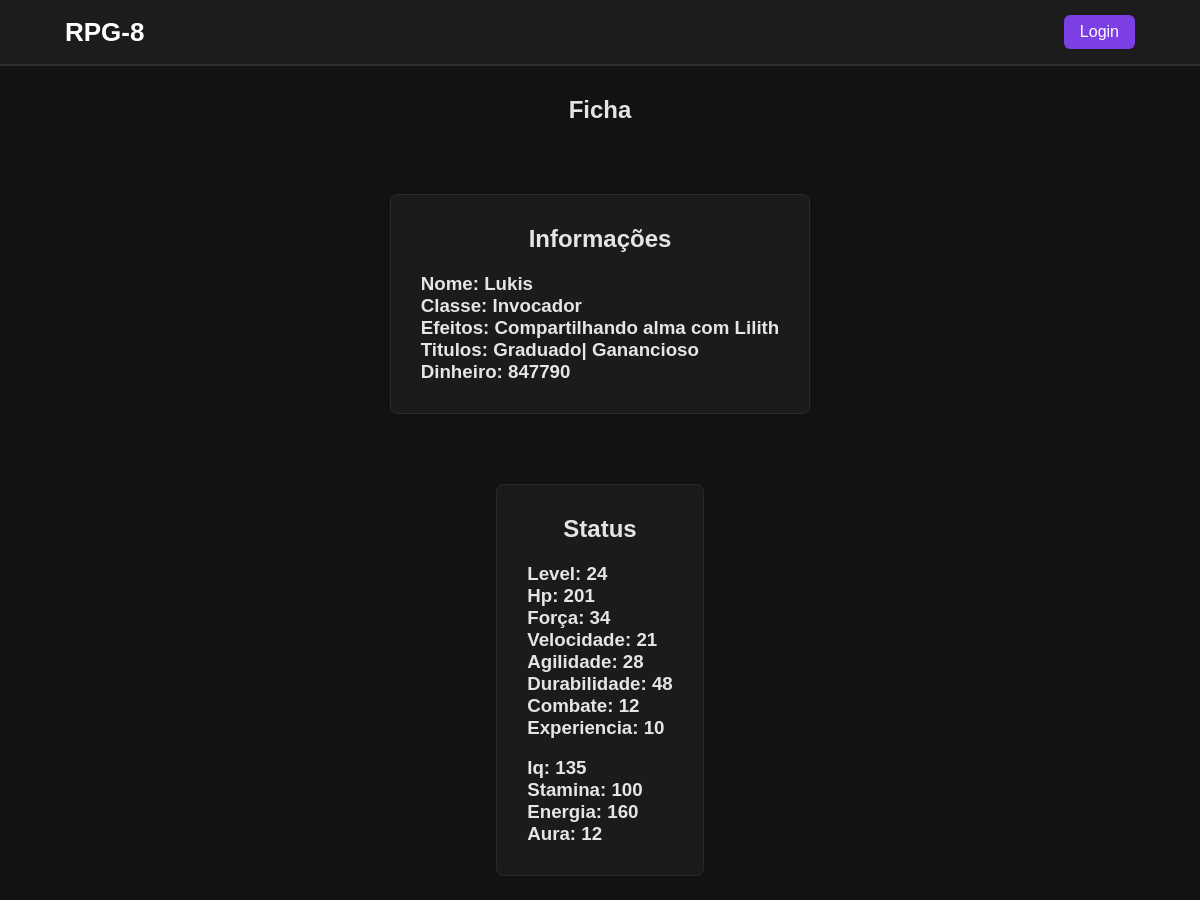
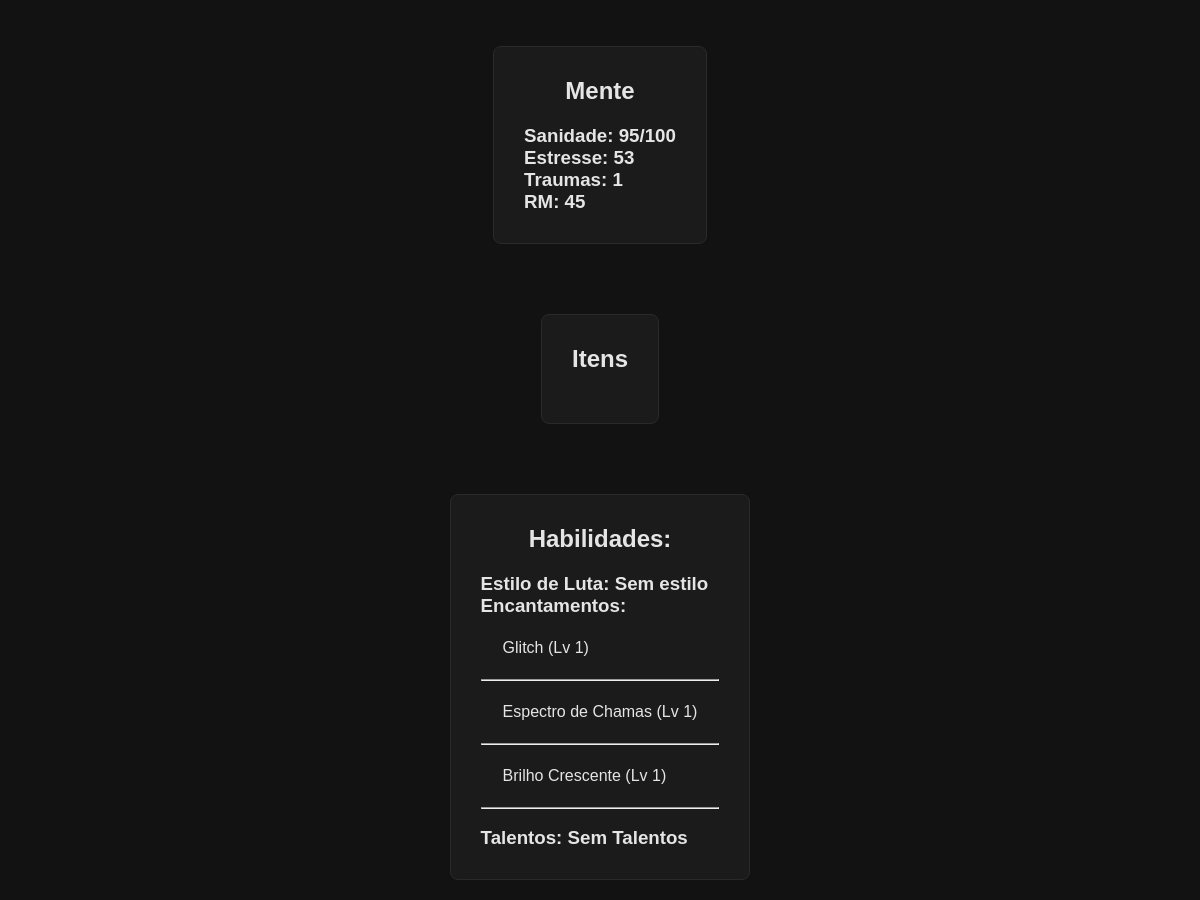
Page /fichaview.php on the committed database (2 pictures, top to bottom).
### tables this page shows
CREATE TABLE player_base (
	id INT auto_increment PRIMARY KEY,
    nome VARCHAR(30) not null,
    id_classe INT,
    foreign key (id_classe) references classes(id),
    efeitos VARCHAR(50)
);

CREATE TABLE classes (
	id INT auto_increment PRIMARY KEY,
    classe varchar(15) not null
	);

CREATE TABLE player_dinheiro (
    id INT auto_increment PRIMARY KEY,
    id_player INT,
    foreign key (id_player) references player_base(id),
    dinheiro INT not null DEFAULT 0,
    fragmento INT not null DEFAULT 0
);

CREATE TABLE player_status (
    id INT auto_increment PRIMARY KEY,
    id_player INT,
    foreign key (id_player) references player_base(id),
    level INT not null,
    hp INT not null,
    forca INT not null,
    velocidade INT not null,
    agilidade INT not null,
    durabilidade INT not null,
    combate INT not null,
    experiencia INT not null
);

CREATE TABLE player_energias (
    id INT auto_increment PRIMARY KEY,
    id_player INT,
    foreign key (id_player) references player_base(id),
    iq INT not null,
    stamina INT not null,
    energia INT not null,
    aura INT not null
);

CREATE TABLE player_mente (
    id INT auto_increment PRIMARY KEY,
    id_player INT,
    foreign key (id_player) references player_base(id),
    sanidade INT not null,
    sanidadeMax INT not null,
	stress INT not null,
    traumas INT not null,
    rm INT not null
);

CREATE TABLE estilos_luta (
	id INT auto_increment PRIMARY KEY,
	nome VARCHAR(30) NOT NULL,
	descricao text
);

CREATE TABLE R_player_encantamento (
	id INT auto_increment PRIMARY KEY,
    id_player INT,
    foreign key (id_player) references player_base(id),
	id_encantamentos INT,
    foreign key (id_encantamentos) references encantamentos(id),
    level INT
);

CREATE TABLE encantamentos (
	id INT auto_increment PRIMARY KEY,
    encantamento varchar(25) not null,
    descricao text
    );

### fichaview.php (the view, shortened to what this page needs)
<?php
include("conexao.php");
include("header.php");
$id = isset($_GET['id']) ? intval($_GET['id']) : 1;
$stmt = $conn->prepare("SELECT
    player_base.nome,
    player_base.efeitos,
    classes.classe,
    player_dinheiro.dinheiro,
    player_dinheiro.fragmento,
    player_status.level,
    player_status.hp,
    player_status.forca,
    player_status.velocidade,
    player_status.agilidade,
    player_status.durabilidade,
    player_status.combate,
    player_status.experiencia,
    player_energias.iq,
    player_energias.stamina,
    player_energias.energia,
    player_energias.aura,
    player_mente.sanidade,
    player_mente.sanidadeMax,
    player_mente.stress,
    player_mente.traumas,
    player_mente.rm,
    (
        SELECT GROUP_CONCAT(t.titulo SEPARATOR '| ')
        FROM R_player_titulo rpt
        JOIN titulos t ON rpt.id_titulo = t.id
        WHERE rpt.id_player = player_base.id
    ) AS titulos
FROM player_base
JOIN classes ON player_base.id_classe = classes.id
LEFT JOIN player_dinheiro ON player_base.id = player_dinheiro.id_player
LEFT JOIN player_status ON player_base.id = player_status.id_player
LEFT JOIN player_energias ON player_base.id = player_energias.id_player
LEFT JOIN player_mente ON player_base.id = player_mente.id_player
WHERE player_base.id = ?");
$stmt->bind_param("i", $id);
$stmt->execute();
$result = $stmt->get_result();
$ficha = $result->fetch_assoc();
$stmt = $conn->prepare("SELECT
    estilos_luta.nome
    FROM R_player_estiloluta
    JOIN estilos_luta ON R_player_estiloluta.id_estiloluta = estilos_luta.id
    where id_player = ?
");
$stmt->bind_param("i", $id);
$stmt->execute();
$result_estiloluta = $stmt->get_result();
$estiloluta = $result_estiloluta->fetch_assoc();
$stmt = $conn->prepare("SELECT
    encantamentos.id,
    encantamentos.encantamento,
    r_player_encantamento.level
    FROM r_player_encantamento
    JOIN encantamentos ON r_player_encantamento.id_encantamentos = encantamentos.id
    WHERE r_player_encantamento.id_player = ?;
");
$stmt->bind_param("i", $id);
$stmt->execute();
$result_encantamentos = $stmt->get_result();
$encantamentos = [];
while ($row = $result_encantamentos->fetch_assoc()) {
    if (!isset($encantamentos[$row['id']])) {
        $encantamentos[$row['id']] = [
            'nome' => $row['encantamento'],
            'level' => $row['level']
        ];
    }
}
$stmt = $conn->prepare("SELECT
    player_talentos.nome,
    player_talentos.descricao
    FROM player_talentos
    WHERE id_player = ?;
");
$stmt->bind_param("i", $id);
$stmt->execute();
$result_talentos = $stmt->get_result();
$talentos = $result_talentos->fetch_assoc();
?>
<div class="content">
    <h2>Ficha</h2>
</div>
<div class="content">
    <div class="fichas">
        <h2>Informações</h2>
        <h3>Nome: <?php echo htmlspecialchars($ficha["nome"]); ?></h3>
        <h3>Classe: <?php echo htmlspecialchars($ficha["classe"]); ?></h3>
        <h3>Efeitos: <?php echo htmlspecialchars($ficha["efeitos"]); ?></h3>
        <h3>Titulos: <?php echo htmlspecialchars($ficha["titulos"]); ?></h3>
        <h3>Dinheiro: <?php echo htmlspecialchars($ficha["dinheiro"]); ?></h3>
    </div>
</div>
<div class="content">
    <div class="fichas">
        <h2>Status</h2>
        <h3>Level: <?php echo htmlspecialchars($ficha["level"]); ?></h3>
        <h3>Hp: <?php echo htmlspecialchars($ficha["hp"]); ?></h3>
        <h3>Força: <?php echo htmlspecialchars($ficha["forca"]); ?></h3>
        <h3>Velocidade: <?php echo htmlspecialchars($ficha["velocidade"]); ?></h3>
        <h3>Agilidade: <?php echo htmlspecialchars($ficha["agilidade"]); ?></h3>
        <h3>Durabilidade: <?php echo htmlspecialchars($ficha["durabilidade"]); ?></h3>
        <h3>Combate: <?php echo htmlspecialchars($ficha["combate"]); ?></h3>
        <h3>Experiencia: <?php echo htmlspecialchars($ficha["experiencia"]); ?></h3>
        <br>
        <h3>Iq: <?php echo htmlspecialchars($ficha["iq"]); ?></h3>
        <h3>Stamina: <?php echo htmlspecialchars($ficha["stamina"]); ?></h3>
        <h3>Energia: <?php echo htmlspecialchars($ficha["energia"]); ?></h3>
        <h3>Aura: <?php echo htmlspecialchars($ficha["aura"]); ?></h3>
    </div>
</div>
<div class="content">
    <div class="fichas">
        <h2>Mente</h2>
        <h3>Sanidade: <?php echo htmlspecialchars($ficha["sanidade"]); ?>/<?php echo htmlspecialchars($ficha["sanidadeMax"]); ?></h3>
        <h3>Estresse: <?php echo htmlspecialchars($ficha["stress"]); ?></h3>
        <h3>Traumas: <?php echo htmlspecialchars($ficha["traumas"]); ?></h3>
        <h3>RM: <?php echo htmlspecialchars($ficha["rm"]); ?></h3>
    </div>
</div>
<div class="content">
    <div class="fichas">
        <h2>Itens</h2>
    </div>
</div>
<div class="content">
    <div class="fichas">
        <h2>Habilidades:</h2>
        <h3>Estilo de Luta: <?php echo htmlspecialchars($estiloluta["nome"]); ?></h3>
        <h3>Encantamentos:</h3>
        <?php
        if ($encantamentos == null){
            echo "<h3>Sem encantamentos</h3>";
        } else {
            foreach ($encantamentos as $id_enc => $enc){
                echo '<a href="encantamentoview.php?id=' . $id_enc . '" class="ficha_link">';
                echo '<div class="ficha">';
                echo '<p>' . htmlspecialchars($enc['nome']) . ' (Lv ' . $enc['level'] . ')</p>';
                echo '</div>';
                echo '</a>';
                echo '<hr>';
            }
        echo "<br>";
        }
        ?>
        <?php
        if ($talentos != null){
            echo "<h3>Talentos:" . htmlspecialchars($talentos['nome']) . "</h3>";
            echo "<p>" . htmlspecialchars($talentos['descricao']) . "</p>";
        } else {
            echo "<h3>Talentos: Sem Talentos </h3>";
        }
        ?>
    </div>
</div>

### header.php (shortened to what this page needs)
<!DOCTYPE html>
<html lang="pt-br">
<head>
    <link rel="stylesheet" href="Style.css">
</head>
<body>
<header class="Top">
    <div class="header">
        <a class="title" href="index.php"><b>RPG-8</b></a>
        <div class="Perfil">
        <?php
        if (isset($_SESSION["user_id"])) {
            echo "<a class='Nome'>" . htmlspecialchars($_SESSION['user_name']) . "</a>";
        } else {
            echo '<a class="Login-Button" href="login.php">Login</a>';
        }
        ?>
        </div>
    </div>
</header>

### Style.css (style rules this page uses)
* { margin:0; padding:0; box-sizing:border-box; }
body { font-family:Arial, Helvetica, sans-serif; background:#121212; color:#e5e5e5; }
.Top { background:#1c1c1c; border-bottom:2px solid #2e2e2e; }
.header { max-width:1100px; margin:auto; padding:15px; display:flex; justify-content:space-between; align-items:center; }
.title { font-size:26px; text-decoration:none; color:white; }
.Perfil { display:flex; align-items:center; }
.Login-Button { padding:8px 16px; background:#7b3fe4; color:white; text-decoration:none; border-radius:6px; transition:0.2s; }
.content { display:flex; justify-content:center; padding:30px; padding-bottom: 0px; }
.content h2 { text-align: center; margin-bottom:20px; }
.fichas { background:#1b1b1b; border:1px solid #2a2a2a; max-width: 800px; margin: 20px auto; border-radius: 8px; padding: 30px; }
.fichas h2 { text-align:center; margin-bottom:20px; }
.ficha_link { text-decoration:none; color:inherit; }
.ficha { padding:22px; border-radius:8px; transition:0.2s; }

### rows in the picture
player_base: nome "Lukis", id_classe.classe "Invocador", efeitos "Compartilhando alma com Lilith", player_dinheiro.dinheiro "847790", player_status.level "24", player_status.hp "201", player_status.forca "34", player_status.velocidade "21", player_status.agilidade "28", player_status.durabilidade "48", player_status.combate "12", player_status.experiencia "10", player_energias.iq "135", player_energias.stamina "100", player_energias.energia "160", player_energias.aura "12", player_mente.sanidade "95", player_mente.sanidadeMax "100", player_mente.stress "53", player_mente.traumas "1", player_mente.rm "45"
estilos_luta: nome "Sem estilo"
r_player_encantamento: id_encantamentos.encantamento "Glitch", level "1"
r_player_encantamento: id_encantamentos.encantamento "Espectro de Chamas", level "1"
r_player_encantamento: id_encantamentos.encantamento "Brilho Crescente", level "1"

### other values in the picture
$ficha["titulos"] "Graduado| Ganancioso"
